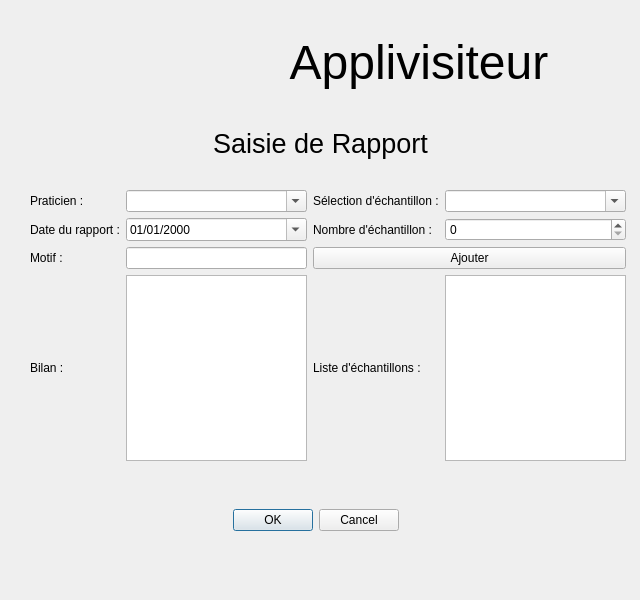
<?xml version="1.0" encoding="UTF-8"?>
<ui version="4.0">
 <class>Dialog</class>
 <widget class="QDialog" name="Dialog">
  <property name="geometry">
   <rect>
    <x>0</x>
    <y>0</y>
    <width>640</width>
    <height>600</height>
   </rect>
  </property>
  <property name="minimumSize">
   <size>
    <width>640</width>
    <height>600</height>
   </size>
  </property>
  <property name="windowTitle">
   <string>Dialog</string>
  </property>
  <widget class="QWidget" name="gridLayoutWidget">
   <property name="geometry">
    <rect>
     <x>0</x>
     <y>123</y>
     <width>641</width>
     <height>41</height>
    </rect>
   </property>
   <layout class="QGridLayout" name="gridLayout_2">
    <item row="0" column="0">
     <widget class="QLabel" name="label_8">
      <property name="font">
       <font>
        <family>Arial</family>
        <pointsize>20</pointsize>
        <weight>50</weight>
        <italic>false</italic>
        <bold>false</bold>
        <underline>false</underline>
        <strikeout>false</strikeout>
       </font>
      </property>
      <property name="autoFillBackground">
       <bool>false</bool>
      </property>
      <property name="text">
       <string>Saisie de Rapport</string>
      </property>
      <property name="scaledContents">
       <bool>false</bool>
      </property>
      <property name="alignment">
       <set>Qt::AlignCenter</set>
      </property>
     </widget>
    </item>
   </layout>
  </widget>
  <widget class="QWidget" name="layoutWidget">
   <property name="geometry">
    <rect>
     <x>0</x>
     <y>0</y>
     <width>641</width>
     <height>124</height>
    </rect>
   </property>
   <layout class="QHBoxLayout" name="horizontalLayout">
    <property name="sizeConstraint">
     <enum>QLayout::SetNoConstraint</enum>
    </property>
    <item>
     <widget class="QLabel" name="label_9">
      <property name="minimumSize">
       <size>
        <width>191</width>
        <height>122</height>
       </size>
      </property>
      <property name="maximumSize">
       <size>
        <width>191</width>
        <height>122</height>
       </size>
      </property>
      <property name="font">
       <font>
        <kerning>true</kerning>
       </font>
      </property>
      <property name="text">
       <string/>
      </property>
      <property name="pixmap">
       <pixmap resource="logoqrc.qrc">:/newPrefix/image/logo.jpg</pixmap>
      </property>
      <property name="scaledContents">
       <bool>true</bool>
      </property>
      <property name="openExternalLinks">
       <bool>false</bool>
      </property>
     </widget>
    </item>
    <item>
     <widget class="QLabel" name="label_10">
      <property name="font">
       <font>
        <family>Arial</family>
        <pointsize>36</pointsize>
        <weight>50</weight>
        <italic>false</italic>
        <bold>false</bold>
        <underline>false</underline>
        <strikeout>false</strikeout>
       </font>
      </property>
      <property name="autoFillBackground">
       <bool>false</bool>
      </property>
      <property name="text">
       <string>Applivisiteur</string>
      </property>
      <property name="scaledContents">
       <bool>false</bool>
      </property>
      <property name="alignment">
       <set>Qt::AlignCenter</set>
      </property>
     </widget>
    </item>
   </layout>
  </widget>
  <widget class="QWidget" name="layoutWidget_2">
   <property name="geometry">
    <rect>
     <x>30</x>
     <y>190</y>
     <width>596</width>
     <height>271</height>
    </rect>
   </property>
   <layout class="QHBoxLayout" name="horizontalLayout_2">
    <item>
     <layout class="QGridLayout" name="gridLayout">
      <item row="1" column="1">
       <widget class="QDateEdit" name="dateRapport">
        <property name="displayFormat">
         <string>dd/MM/yyyy</string>
        </property>
        <property name="calendarPopup">
         <bool>true</bool>
        </property>
       </widget>
      </item>
      <item row="2" column="0">
       <widget class="QLabel" name="label_3">
        <property name="text">
         <string>Motif :</string>
        </property>
       </widget>
      </item>
      <item row="1" column="0">
       <widget class="QLabel" name="label_2">
        <property name="text">
         <string>Date du rapport :</string>
        </property>
       </widget>
      </item>
      <item row="2" column="1">
       <widget class="QLineEdit" name="motif"/>
      </item>
      <item row="0" column="0">
       <widget class="QLabel" name="label">
        <property name="text">
         <string>Praticien :</string>
        </property>
       </widget>
      </item>
      <item row="3" column="0">
       <widget class="QLabel" name="label_4">
        <property name="text">
         <string>Bilan :</string>
        </property>
        <property name="alignment">
         <set>Qt::AlignLeading|Qt::AlignLeft|Qt::AlignVCenter</set>
        </property>
       </widget>
      </item>
      <item row="3" column="1">
       <widget class="QPlainTextEdit" name="bilan"/>
      </item>
      <item row="0" column="1">
       <widget class="QComboBox" name="selectionPraticiens">
        <property name="inputMethodHints">
         <set>Qt::ImhNone</set>
        </property>
        <property name="editable">
         <bool>true</bool>
        </property>
       </widget>
      </item>
     </layout>
    </item>
    <item>
     <layout class="QGridLayout" name="gridLayout_3">
      <item row="0" column="0">
       <widget class="QLabel" name="label_5">
        <property name="text">
         <string>Sélection d'échantillon :</string>
        </property>
       </widget>
      </item>
      <item row="1" column="0">
       <widget class="QLabel" name="label_6">
        <property name="text">
         <string>Nombre d'échantillon :</string>
        </property>
       </widget>
      </item>
      <item row="1" column="1">
       <widget class="QSpinBox" name="selectionMedicamentQuantite"/>
      </item>
      <item row="2" column="0" colspan="2">
       <widget class="QPushButton" name="boutonAjouterMedicament">
        <property name="text">
         <string>Ajouter</string>
        </property>
       </widget>
      </item>
      <item row="3" column="0">
       <widget class="QLabel" name="label_7">
        <property name="text">
         <string>Liste d'échantillons :</string>
        </property>
       </widget>
      </item>
      <item row="3" column="1">
       <widget class="QTableWidget" name="tableauOffreMedicaments"/>
      </item>
      <item row="0" column="1">
       <widget class="QComboBox" name="selectionMedicamentNom">
        <property name="editable">
         <bool>true</bool>
        </property>
        <property name="currentText">
         <string extracomment="oui"/>
        </property>
       </widget>
      </item>
     </layout>
    </item>
   </layout>
  </widget>
  <widget class="QDialogButtonBox" name="boutonFormulaire">
   <property name="geometry">
    <rect>
     <x>190</x>
     <y>490</y>
     <width>251</width>
     <height>61</height>
    </rect>
   </property>
   <property name="minimumSize">
    <size>
     <width>0</width>
     <height>0</height>
    </size>
   </property>
   <property name="orientation">
    <enum>Qt::Horizontal</enum>
   </property>
   <property name="standardButtons">
    <set>QDialogButtonBox::Cancel|QDialogButtonBox::Ok</set>
   </property>
   <property name="centerButtons">
    <bool>true</bool>
   </property>
  </widget>
 </widget>
 <resources>
  <include location="logoqrc.qrc"/>
  <include location="logoqrc.qrc"/>
 </resources>
 <connections/>
</ui>
